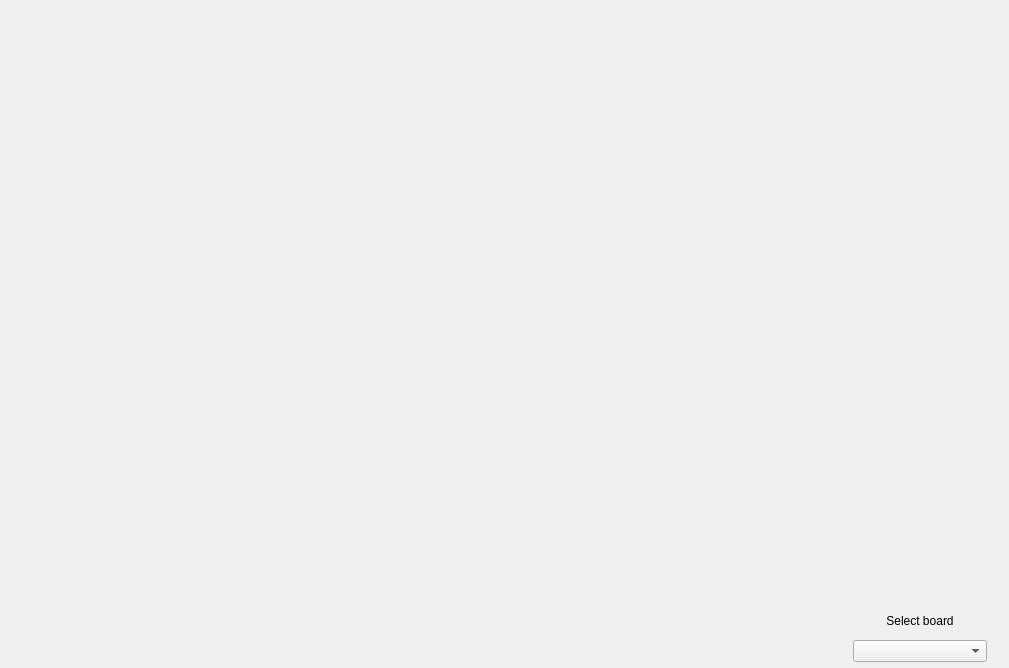
<?xml version="1.0" encoding="UTF-8"?>
<ui version="4.0">
 <class>PinConfig</class>
 <widget class="QWidget" name="PinConfig">
  <property name="geometry">
   <rect>
    <x>0</x>
    <y>0</y>
    <width>1009</width>
    <height>668</height>
   </rect>
  </property>
  <layout class="QGridLayout" name="layoutG" rowstretch="7,7,0,0" columnstretch="5,1">
   <property name="leftMargin">
    <number>6</number>
   </property>
   <property name="topMargin">
    <number>6</number>
   </property>
   <property name="rightMargin">
    <number>6</number>
   </property>
   <property name="bottomMargin">
    <number>6</number>
   </property>
   <property name="horizontalSpacing">
    <number>12</number>
   </property>
   <property name="verticalSpacing">
    <number>12</number>
   </property>
   <item row="1" column="1">
    <widget class="PinTypeHelper" name="widget_PinTypeHelper" native="true"/>
   </item>
   <item row="2" column="1">
    <layout class="QGridLayout" name="gridLayout">
     <item row="1" column="0">
      <spacer name="horizontalSpacer_2">
       <property name="orientation">
        <enum>Qt::Horizontal</enum>
       </property>
       <property name="sizeType">
        <enum>QSizePolicy::Fixed</enum>
       </property>
       <property name="sizeHint" stdset="0">
        <size>
         <width>16</width>
         <height>10</height>
        </size>
       </property>
      </spacer>
     </item>
     <item row="0" column="1">
      <widget class="QLabel" name="label">
       <property name="text">
        <string>Select board</string>
       </property>
       <property name="alignment">
        <set>Qt::AlignCenter</set>
       </property>
      </widget>
     </item>
     <item row="1" column="1">
      <widget class="CenteredCBox" name="comboBox_board"/>
     </item>
     <item row="1" column="2">
      <spacer name="horizontalSpacer">
       <property name="orientation">
        <enum>Qt::Horizontal</enum>
       </property>
       <property name="sizeType">
        <enum>QSizePolicy::Fixed</enum>
       </property>
       <property name="sizeHint" stdset="0">
        <size>
         <width>16</width>
         <height>10</height>
        </size>
       </property>
      </spacer>
     </item>
    </layout>
   </item>
   <item row="0" column="1">
    <widget class="CurrentConfig" name="widget_currConfig" native="true"/>
   </item>
   <item row="0" column="0" rowspan="3">
    <layout class="QVBoxLayout" name="layoutV_pins">
     <property name="spacing">
      <number>0</number>
     </property>
    </layout>
   </item>
  </layout>
 </widget>
 <customwidgets>
  <customwidget>
   <class>CenteredCBox</class>
   <extends>QComboBox</extends>
   <header>centered_cbox.h</header>
  </customwidget>
  <customwidget>
   <class>CurrentConfig</class>
   <extends>QWidget</extends>
   <header>currentconfig.h</header>
   <container>1</container>
  </customwidget>
  <customwidget>
   <class>PinTypeHelper</class>
   <extends>QWidget</extends>
   <header>pintypehelper.h</header>
   <container>1</container>
  </customwidget>
 </customwidgets>
 <resources/>
 <connections/>
</ui>
